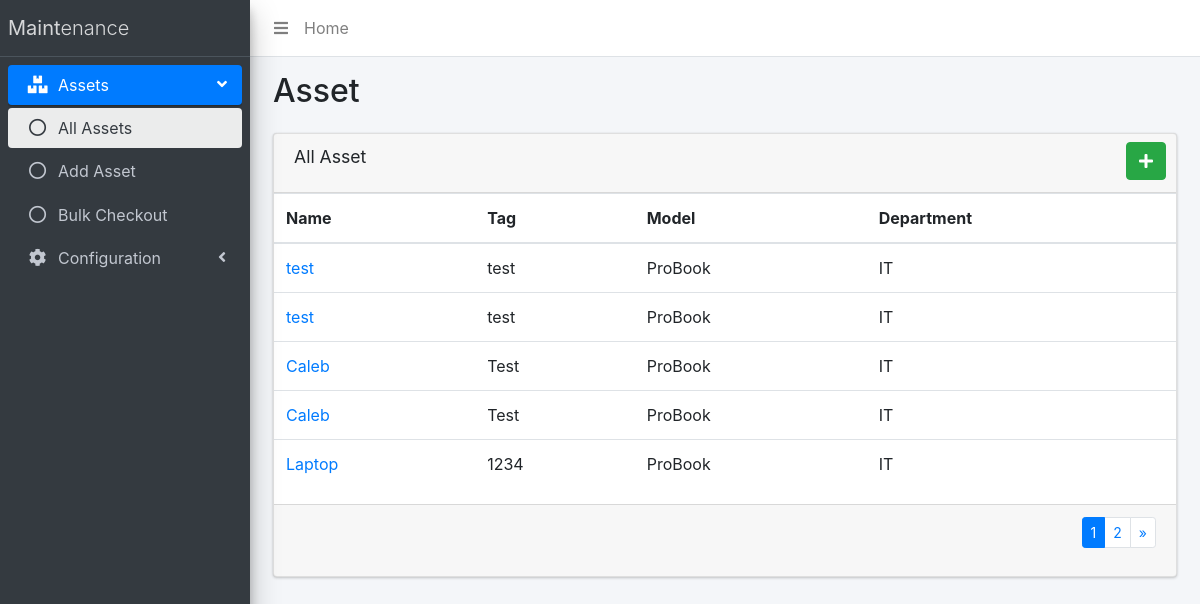
The app's page /assets/ with its own data.
### maintenance/models.py (models this page shows)
class Asset(models.Model):
    name = models.CharField(max_length=100)
    tag = models.CharField(max_length=100)
    serial = models.CharField(max_length=100)
    purchaseDate = models.DateField(verbose_name="Purchase Date")
    organization = models.ForeignKey(
        'Organization',
        on_delete=models.PROTECT,
    )
    department = models.ForeignKey(
        'Department',
        on_delete=models.PROTECT,
    )
    model = models.ForeignKey(
        'Model',
        on_delete=models.PROTECT,
    )
    created = models.DateTimeField(auto_now_add=True)
    updated = models.DateTimeField(auto_now=True)

### maintenance/views/main.py (the view)
# urls.py: path('', Table.as_view(tableObj=AssetTable), name='assets'),
class Table(TemplateView):
    tableObj = None
    def get(self, request, *args, **kwargs):
        assetQuerySet = self.tableObj.model.objects.order_by('-id').values()
        if hasattr(self.tableObj, 'fields'):
            assetQuerySet = self.tableObj.model.objects.order_by('-id').values('id', *self.tableObj.fields)
        paginatorObj = Paginator(assetQuerySet, 5)
        page_number = request.GET.get('page')
        page_obj = paginatorObj.get_page(page_number)
        return render(request, 'templates/tables/generic.html', {'table': page_obj, 'tableObj': self.tableObj, 'paginatorObj': paginatorObj})

### maintenance/templatetags/verbose_names.py (called while the page is built)
@register.simple_tag
def get_verbose_field_name(instance, field_name):
    if '__' in field_name:
        field_name = field_name.split('__')[0]
    return instance._meta.get_field(field_name).verbose_name.title()

### templates/tables/generic.html
{% extends 'templates/tables/page_structure.html' %}
{% load verbose_names %}
{% block table %}
  <table class="table table-hover">
    <thead>
      <tr>
        {% for col in table.0 %}
          {% if not col == 'id' %}
            <th scope="col">{% get_verbose_field_name tableObj.model col %}</th>
          {% endif %}
        {% endfor %}
      </tr>
    </thead>
    <tbody>
      {% for row in table %}
      <tr>
        {% for key, value in row.items %}
          {% if not key == 'id' %}
            {% if forloop.counter == 2 %}
              <td><a href="view/{{ row.id }}/">{{ value}}</a></td>
            {% else %}
              <td>{{ value}}</td>
            {% endif %}
          {% endif %}
        {% endfor %}
      </tr>
      {% endfor %}
    </tbody>
  </table>
{% endblock %}

### templates/tables/page_structure.html (shortened to what this page needs)
{% extends 'templates/page_structure.html' %}
{% block content %}
<div class="content-header">
  <div class="container-fluid">
    <div class="row">
      <div class="col-6">
        <h2>{{ tableObj.verbose_name|title }}</h2>
      </div>
    </div>
  </div>
</div>
<div class="content">
  <div class="container-fluid">
    <div class="row">
      <div class="col-12">
        <div class="card">
          <div class="card-header">
            <h3 class="card-title">All {{ tableObj.verbose_name|title }}</h3>
            <div class="card-tools">
              <div class="input-group input-group-sm">
                <a type="submit" class="btn btn-success" href="add"><i class="fa fa-plus"></i></a>
              </div>
            </div>
          </div>
          {% block table %}{% endblock %}
          <div class="card-footer">
            <div class="card-tools">
              <ul class="pagination pagination-sm float-right">
                {% for page in paginatorObj.page_range %}
                <li class="page-item {% if page == table.number %} active{% endif %}"><a class="page-link" href="?page={{ page }}">{{ page }}</a></li>
                {% endfor %}
                {% if table.has_next %}
                <li class="page-item"><a class="page-link" href="?page={{ table.next_page_number }}">»</a></li>
                {% endif %}
              </ul>
            </div>
          </div>
        </div>
      </div>
    </div>
  </div>
</div>
{% endblock %}

### templates/page_structure.html (shortened to what this page needs)
{% load static %}
<!DOCTYPE html>
<html>
<head>
  <link rel="stylesheet" type="text/css" href="{% static 'css/adminlte.min.css' %}">
  <link rel="stylesheet" type="text/css" href="{% static 'css/bootstrap.min.css' %}">
  <link rel="stylesheet" type="text/css" href="{% static 'css/bootstrap-datepicker3.min.css' %}">
  <link href="{% static 'fonts/fontawesome/css/all.css' %}" rel="stylesheet">
</head>
<body class="hold-transition sidebar-mini layout-fixed">
  <div class="wrapper">
    <nav class="main-header navbar navbar-expand navbar-white navbar-light">
      <ul class="navbar-nav">
        <li class="nav-item">
          <a class="nav-link" data-widget="pushmenu" href="#" role="button"><i class="fas fa-bars"></i></a>
        </li>
        <li class="nav-item d-none d-sm-inline-block">
          <a href="index3.html" class="nav-link">Home</a>
        </li>
      </ul>
    </nav>
    <aside class="main-sidebar sidebar-dark-primary elevation-4">
      <a href="/" class="brand-link">
        <span class="brand-text font-weight-light"><b>Maint</b>enance</span>
      </a>
      <div class="sidebar">
        <nav class="mt-2">
          <ul class="nav nav-pills nav-sidebar flex-column" data-widget="treeview" role="menu" data-accordion="false">
            <li class="nav-item has-treeview {% if '/assets/' in request.path %} menu-open {% endif %}">
              <a href="/assets/" class="nav-link {% if '/assets/' in request.path %} active {% endif %}">
                <i class="nav-icon fas fa-boxes"></i>
                <p>
                  Assets
                  <i class="right fas fa-angle-left"></i>
                </p>
              </a>
              <ul class="nav nav-treeview">
                <li class="nav-item">
                  <a href="/assets" class="nav-link {% if request.path == '/assets/' %} active {% endif %}">
                    <i class="far fa-circle nav-icon"></i>
                    <p>All Assets</p>
                  </a>
                </li>
                <li class="nav-item">
                  <a href="/assets/add" class="nav-link {% if request.path == '/assets/add/' %} active {% endif %}">
                    <i class="far fa-circle nav-icon"></i>
                    <p>Add Asset</p>
                  </a>
                </li>
                <li class="nav-item">
                  <a href="./index3.html" class="nav-link">
                    <i class="far fa-circle nav-icon"></i>
                    <p>Bulk Checkout</p>
                  </a>
                </li>
              </ul>
            </li>
          </ul>
          <ul class="nav nav-pills nav-sidebar flex-column" data-widget="treeview" role="menu" data-accordion="false">
            <li class="nav-item has-treeview {% if '/config/' in request.path %} menu-open {% endif %}">
              <a href="/assets/" class="nav-link {% if '/config/' in request.path %} active {% endif %}">
                <i class="nav-icon fas fa-cog"></i>
                <p>
                  Configuration
                  <i class="right fas fa-angle-left"></i>
                </p>
              </a>
            </li>
          </ul>
        </nav>
      </div>
    </aside>
    <div class="content-wrapper">
      {% block content %}{% endblock %}
    </div>
  </div>
</body>
</html>

### records on screen
Asset: row "test", row "test" "ProBook" "IT"
Asset: row "test", row "test" "ProBook" "IT"
Asset: row "Caleb", row "Test" "ProBook" "IT"
Asset: row "Caleb", row "Test" "ProBook" "IT"
Asset: row "Laptop", row "1234" "ProBook" "IT"

### other values on screen
{{ tableObj.verbose_name|title }} "Asset"
{{ page }} "1" "2"
